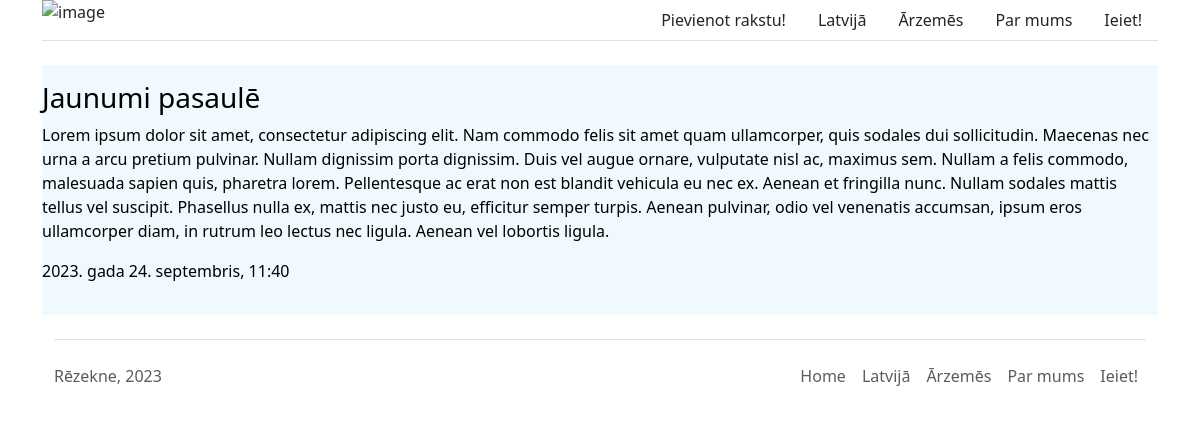
/, run on an earlier commit of the app's database.
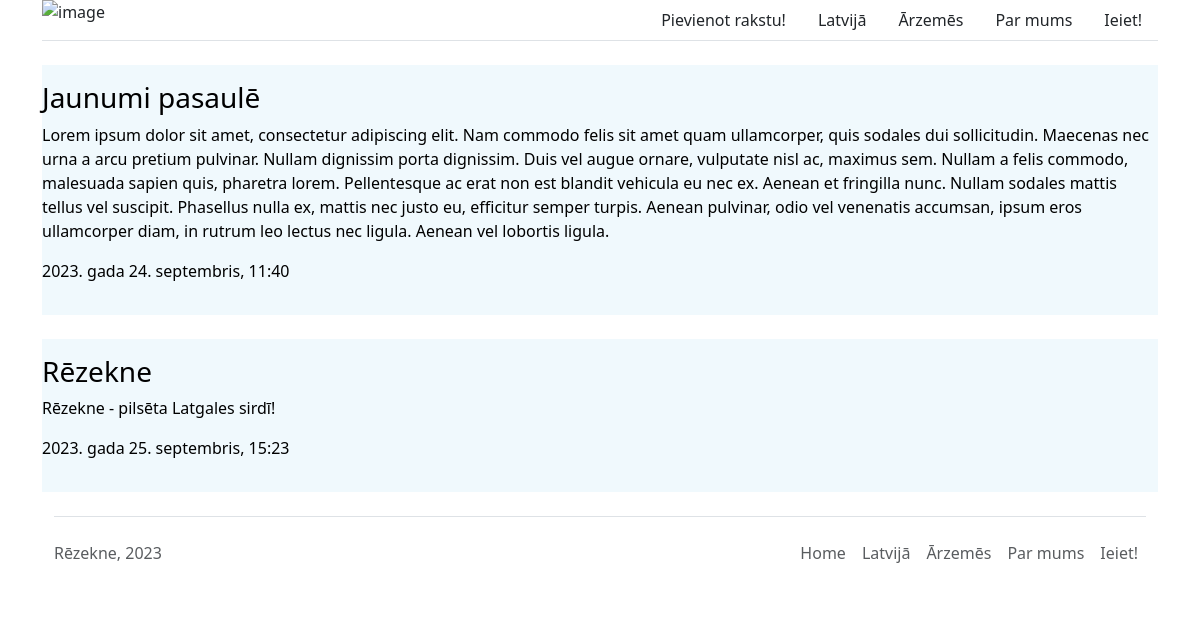
And on a later commit of the database.
### main/models.py (models this page shows, shortened)
class Article(models.Model):
    title = models.CharField(max_length=30)
    text = models.TextField()
    image = models.ImageField(blank=True)
    category = models.ForeignKey(Category, on_delete=models.CASCADE, blank=True, null=True)
    pub_date = models.DateTimeField(auto_now_add=True, blank=True, null=True)

### main/views.py (the view)
# urls.py: path("", views.index, name="index"),
def index(request):
    return render(request, "startPage.html", {"articles": Article.objects.all()} )

### main/template/startPage.html (shortened to what this page needs)
{% extends 'base.html' %}
{% block content %}
    {% for article in articles %}
   <div class="article-item py-3 mb-4" style="background-color: rgb(240, 249, 253);">
    <a href="{% url 'article' article.id %}" class="article-link">
        <h3>{{ article.title }}</h3>
        <p>{{article.text}}</p>
        <p>{{ article.pub_date }}</p>
    </a>
   </div>
    {% endfor %}
{% endblock content %}

What changed in the data, as far as the page shows it:
added Article: title "Rēzekne", text "Rēzekne - pilsēta Latgales sirdī!", pub_date "2023. gada 25. septembris, 15:23"
